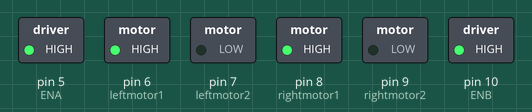
A sketch run on a simulated Arduino Uno, built with avr-gcc and run on an emulated ATmega328P. Parts: switched loads named in the sketch (green lamp = pin HIGH).

Above: at 0.1 s.
Timing chart, 0 to 1.6 s (numbered marks = the images above):
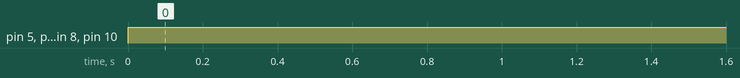

The sketch:

motor_test.ino
```cpp
int leftmotor1=6;
int leftmotor2=7;
int rightmotor1=8;
int rightmotor2=9;
int ENA=5;
int ENB=10;
void setup() {
  // put your setup code here, to run once:
  pinMode(leftmotor1,OUTPUT);
  pinMode(leftmotor2,OUTPUT);
  pinMode(rightmotor1,OUTPUT);
  pinMode(rightmotor2,OUTPUT);
  pinMode(ENA,OUTPUT);
  pinMode(ENB,OUTPUT);


}

void loop() {
  // put your main code here, to run repeatedly:
  digitalWrite(ENA,255);
  digitalWrite(leftmotor1,HIGH);
  digitalWrite(leftmotor2,LOW);

  digitalWrite(ENB,255);
  digitalWrite(rightmotor1,HIGH);
  digitalWrite(rightmotor2,LOW);
  delay(1);


}
```

Measured:
- by itself, pin 5 (ENA), pin 6 (leftmotor1), pin 8 (rightmotor1), pin 10 (ENB): LOW → HIGH at 0.00 s
